Frame 1 (no input): blank canvas, image omitted
Frame 60 (the mouse pressed at the canvas centre just before this capture): blank canvas, image omitted
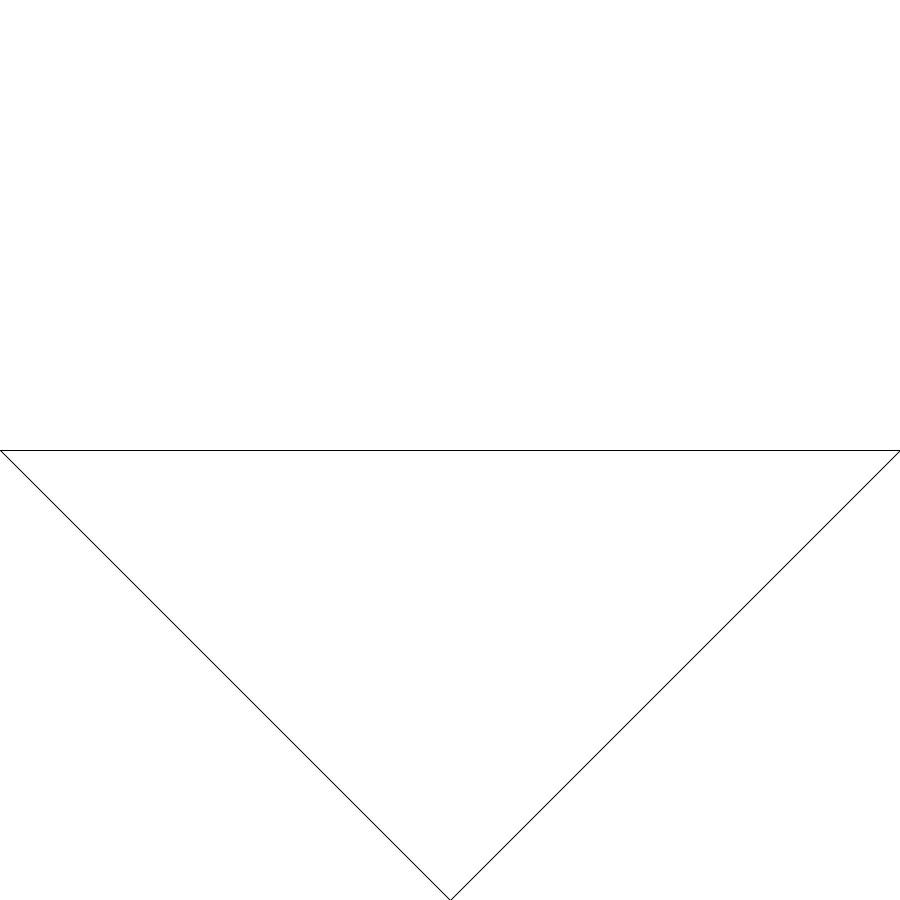
Frame 120 (the mouse held since frame 60 and released just before this capture)

The Processing sketch whose frames 1 and 60 were blank and that drew this single picture after the mouse press (run headless with seeded random() and noise(); from frame 60 on, the mouse is pressed at the canvas centre):

// Processing sketch: processing_166313
// ── processing_166313.pde

void setup(){
  size(900,900);
}

void draw(){
  background(255);
  
  float p1[]={-mouseY,0,1};
  float p2[]={0,mouseY,1};
  float p3[]={mouseY,0,1};
  
  float matrix[][]=new float [3][3];
  for(int r=0; r<3; r++){
    for(int c =0; c<3; c++){
    if(r==c) matrix[r][c] = 1;
    else matrix[r][c] = 0;
    }
  }
  
  matrix[0][2] = mouseX;
  matrix[1][2] = mouseY;
  
  float new_p1[] = {0,0,0};
  float new_p2[] = {0,0,0};
  float new_p3[] = {0,0,0};
  for (int r=0; r<3; r++){
    for (int c=0;c<3;c++){
      new_p1[r] += matrix[r][c]*p1[c];
      new_p2[r]+=matrix[r][c]*p2[c];
      new_p3[r] += matrix[r][c]*p3[c];
    }
  }
  
  beginShape();
  vertex(new_p1[0], new_p1[1]);
  vertex(new_p2[0], new_p2[1]);
  vertex(new_p3[0], new_p3[1]);
  endShape(CLOSE);
}
